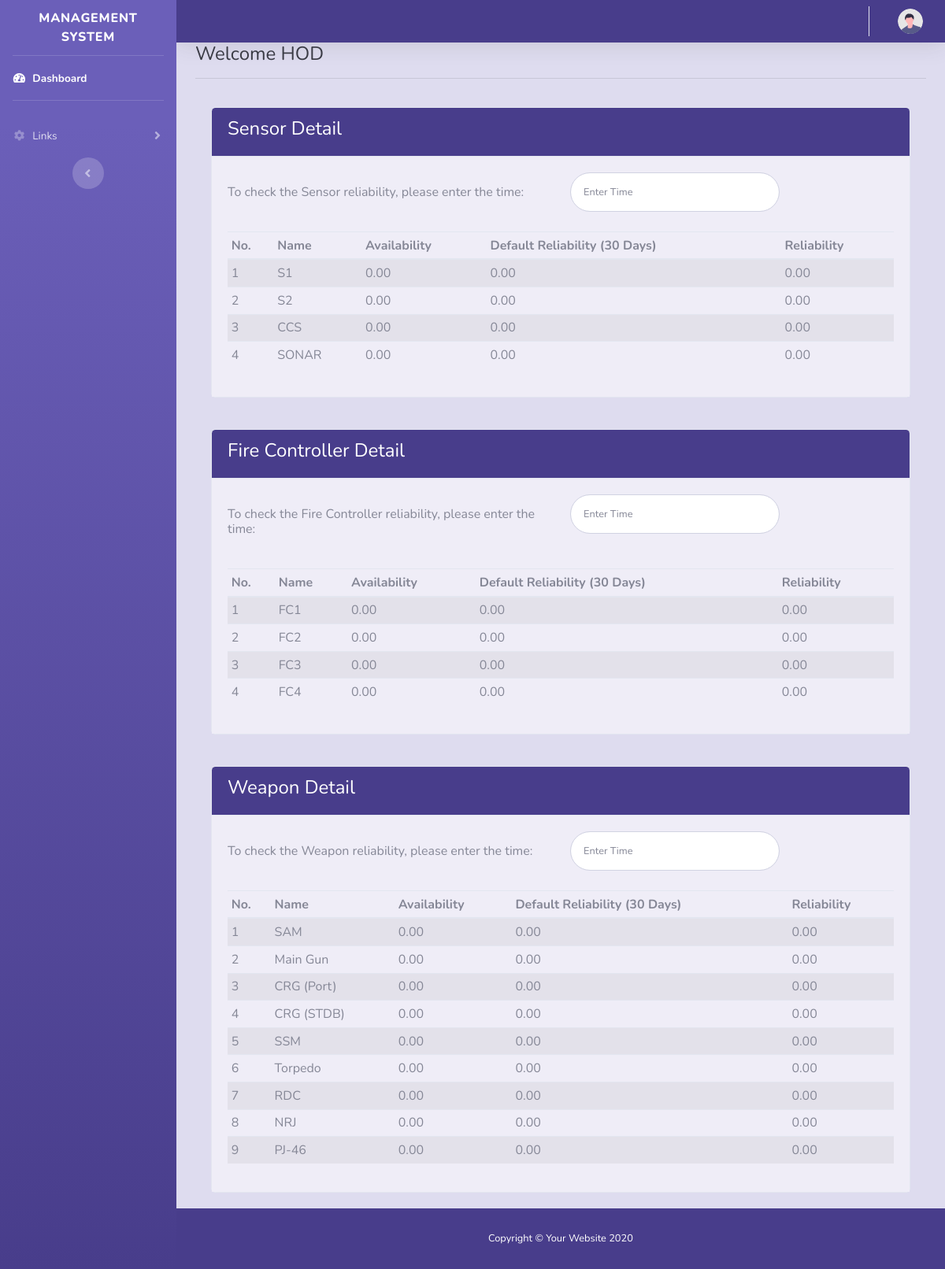
The page /index.php/hod on the database its author committed.
### tables this page shows
CREATE TABLE `controller_data` (
  `ID` bigint(20) NOT NULL,
  `Controller_type` varchar(30) NOT NULL,
  `Controller_Name` varchar(30) NOT NULL,
  `Controller_Code` varchar(30),
  `Ship_ID` varchar(30),
  `ESWB` varchar(30) NOT NULL,
  `Includes` varchar(50) DEFAULT NULL,
  `Not_Includes` varchar(50) DEFAULT NULL,
  `Associated_Equipment` varchar(50) DEFAULT NULL,
  `MTBF` decimal(8,2) DEFAULT NULL,
  `MTTR` decimal(8,2) DEFAULT NULL,
  `Availability` decimal(8,2) DEFAULT NULL,
  `Reliability` decimal(8,2) DEFAULT NULL,
  `Default_Reliability` decimal(8,2) DEFAULT 0.00,
  `Comission_date` date DEFAULT NULL,
  `Total_Equipped` int
);

### application/controllers/HOD.php (called while the page is built, shortened)
<?php if (!defined('BASEPATH')) exit('No direct script access allowed');
class HOD extends CI_Controller
{
    public function index()
    {
        $data['sensor_data'] = $this->db->where('Controller_type', 'Sensor')->get('controller_data')->result_array();
        $data['fire_controller_data'] = $this->db->where('Controller_type', 'Fire Controller')->get('controller_data')->result_array();
        $data['weapon_data'] = $this->db->where('Controller_type', 'Weapon')->get('controller_data')->result_array();
        $this->load->view('hod/hod', $data);
    }
}

### index.php (called while the page is built, shortened)
<?php
require_once BASEPATH.'core/CodeIgniter.php';

### application/views/hod/hod.php (the view, shortened to what this page needs)
<div class="container bg-custom2">
    <h1 class="h4 text-gray-900">Welcome HOD</h1>
    <hr>
    <div class="card-body">
        <div class="row">
            <div class="col-lg-12">
                <div class="card">
                    <div class="card-header bg-custom1">
                        <div class="row">
                            <div class="col-sm-7">
                                <h1 class="h4 text-white">Sensor Detail</h1>
                            </div>
                        </div>
                    </div>
                    <div class="card-body bg-custom3">
                        <form class="user" role="form" id="update_form" method="post" action="">
                            <div class="form-group row">
                                <div class="col-sm-6 my-3">
                                    <h6> To check the Sensor reliability, please enter the time: </h6>
                                </div>
                                <div class="col-sm-4">
                                    <input type="text" class="form-control form-control-user" name="time" id="sensor_time" placeholder="Enter Time">
                                </div>
                            </div>
                            <div id="table_div">
                                <?php if (isset($sensor_data)) {
                                    if (count($sensor_data) > 0) { ?>
                                        <table id="datatable" class="table table-sm table-striped bg-custom3">
                                            <thead>
                                                <tr>
                                                    <th scope="col-3">No.</th>
                                                    <th scope="col">Name</th>
                                                    <th scope="col">Availability</th>
                                                    <th scope="col">Default Reliability (30 Days)</th>
                                                    <th scope="col">Reliability</th>
                                                </tr>
                                            </thead>
                                            <tbody id="table_rows_sensor">
                                                <?php $count = 0;
                                                foreach ($sensor_data as $data) { ?>
                                                    <tr>
                                                        <td scope="row"><?= ++$count; ?></td>
                                                        <td scope="row" id="sensor_name<?= $count; ?>"><?= $data['Controller_Name']; ?></td>
                                                        <td scope="row"><?= $data['Availability']; ?></td>
                                                        <td scope="row" id="rel_sensor_def<?= $count; ?>"><?= $data['Default_Reliability']; ?></td>
                                                        <td scope="row" id="rel_sensor<?= $count; ?>"><?= $data['Reliability']; ?></td>
                                                    </tr>
                                                <?php } ?>
                                            </tbody>
                                        </table>
                                    <?php } else { ?>
                                        <div class="card-header">
                                            <h1 class="h4 text-gray-900">No records Available</h1>
                                        </div>
                                    <?php }
                                } else { ?>
                                    <a> No Record Available. </a>
                                <?php  } ?>
                            </div>
                        </form>
                    </div>
                </div>
            </div>
        </div>
    </div>
    <div class="card-body">
        <div class="row">
            <div class="col-lg-12">
                <div class="card">
                    <div class="card-header bg-custom1">
                        <h1 class="h4 text-white">Fire Controller Detail</h1>
                    </div>
                    <div class="card-body bg-custom3">
                        <form class="user" role="form" id="update_form" method="post" action="">
                            <div class="form-group row">
                                <div class="col-sm-6 my-3">
                                    <h6> To check the Fire Controller reliability, please enter the time: </h6>
                                </div>
                                <div class="col-sm-4">
                                    <input type="text" class="form-control form-control-user" name="time" id="fire_time" placeholder="Enter Time">
                                </div>
                            </div>
                            <div id="table_div">
                                <?php if (isset($fire_controller_data)) {
                                    if (count($fire_controller_data) > 0) { ?>
                                        <table id="datatable" class="table table-sm table-striped bg-custom3">
                                            <thead>
                                                <tr>
                                                    <th scope="col">No.</th>
                                                    <th scope="col">Name</th>
                                                    <th scope="col">Availability</th>
                                                    <th scope="col">Default Reliability (30 Days)</th>
                                                    <th scope="col">Reliability</th>
                                                </tr>
                                            </thead>
                                            <tbody id="table_rows_fire">
                                                <?php $count = 0;
                                                foreach ($fire_controller_data as $data) { ?>
                                                    <tr>
                                                        <td scope="row"><?= ++$count; ?></td>
                                                        <td scope="row" id="fire_name<?= $count; ?>"><?= $data['Controller_Name']; ?></td>
                                                        <td scope="row"><?= $data['Availability']; ?></td>
                                                        <td scope="row" id="rel_fire_def<?= $count; ?>"><?= $data['Default_Reliability']; ?></td>
                                                        <td scope="row" id="rel_fire<?= $count; ?>"><?= $data['Reliability']; ?></td>
                                                    </tr>
                                                <?php } ?>
                                            </tbody>
                                        </table>
                                    <?php } else { ?>
                                        <div class="card-header">
                                            <h1 class="h4 text-gray-900">No record available</h1>
                                        </div>
                                    <?php }
                                } else { ?>
                                    <a> No Record Available. </a>
                                <?php  } ?>
                            </div>
                        </form>
                    </div>
                </div>
            </div>
        </div>
    </div>
    <div class="card-body">
        <div class="row">
            <div class="col-lg-12">
                <div class="card">
                    <div class="card-header bg-custom1">
                        <h1 class="h4 text-white">Weapon Detail</h1>
                    </div>
                    <div class="card-body bg-custom3">
                        <form class="user" role="form" id="update_form" method="post" action="">
                            <div class="form-group row">
                                <div class="col-sm-6 my-3">
                                    <h6> To check the Weapon reliability, please enter the time: </h6>
                                </div>
                                <div class="col-sm-4">
                                    <input type="text" class="form-control form-control-user" name="time" id="weapon_time" placeholder="Enter Time">
                                </div>
                            </div>
                            <div id="table_div">
                                <?php if (isset($weapon_data)) {
                                    if (count($weapon_data) > 0) { ?>
                                        <table id="datatable" class="table table-sm table-striped bg-custom3">
                                            <thead>
                                                <tr>
                                                    <th scope="col">No.</th>
                                                    <th scope="col">Name</th>
                                                    <th scope="col">Availability</th>
                                                    <th scope="col">Default Reliability (30 Days)</th>
                                                    <th scope="col">Reliability</th>
                                                </tr>
                                            </thead>
                                            <tbody id="table_rows_weapon">
                                                <?php $count = 0;
                                                foreach ($weapon_data as $data) { ?>
                                                    <tr>
                                                        <td scope="row"><?= ++$count; ?></td>
                                                        <td scope="row" id="weapon_name<?= $count; ?>"><?= $data['Controller_Name']; ?></td>
                                                        <td scope="row"><?= $data['Availability']; ?></td>
                                                        <td scope="row" id="rel_weapon_def<?= $count; ?>"><?= $data['Default_Reliability']; ?></td>
                                                        <td scope="row" id="rel_weapon<?= $count; ?>"><?= $data['Reliability']; ?></td>
                                                    </tr>
                                                <?php } ?>
                                            </tbody>
                                        </table>
                                    <?php } else { ?>
                                        <div class="card-header">
                                            <h1 class="h4 text-gray-900">No record available</h1>
                                        </div>
                                    <?php }
                                } else { ?>
                                    <a> No Record Available. </a>
                                <?php  } ?>
                            </div>
                        </form>
                    </div>
                </div>
            </div>
        </div>
    </div>
</div>

### rows shown on the page
controller_data: Controller_Name "S1", Availability "0.00", Default_Reliability "0.00", Reliability "0.00"
controller_data: Controller_Name "S2", Availability "0.00", Default_Reliability "0.00", Reliability "0.00"
controller_data: Controller_Name "CCS", Availability "0.00", Default_Reliability "0.00", Reliability "0.00"
controller_data: Controller_Name "SONAR", Availability "0.00", Default_Reliability "0.00", Reliability "0.00"
controller_data: Controller_Name "FC1", Availability "0.00", Default_Reliability "0.00", Reliability "0.00"
controller_data: Controller_Name "FC2", Availability "0.00", Default_Reliability "0.00", Reliability "0.00"
controller_data: Controller_Name "FC3", Availability "0.00", Default_Reliability "0.00", Reliability "0.00"
controller_data: Controller_Name "FC4", Availability "0.00", Default_Reliability "0.00", Reliability "0.00"
controller_data: Controller_Name "SAM", Availability "0.00", Default_Reliability "0.00", Reliability "0.00"
controller_data: Controller_Name "Main Gun", Availability "0.00", Default_Reliability "0.00", Reliability "0.00"
controller_data: Controller_Name "CRG (Port)", Availability "0.00", Default_Reliability "0.00", Reliability "0.00"
controller_data: Controller_Name "CRG (STDB)", Availability "0.00", Default_Reliability "0.00", Reliability "0.00"
controller_data: Controller_Name "SSM", Availability "0.00", Default_Reliability "0.00", Reliability "0.00"
controller_data: Controller_Name "Torpedo", Availability "0.00", Default_Reliability "0.00", Reliability "0.00"
controller_data: Controller_Name "RDC", Availability "0.00", Default_Reliability "0.00", Reliability "0.00"
controller_data: Controller_Name "NRJ", Availability "0.00", Default_Reliability "0.00", Reliability "0.00"
controller_data: Controller_Name "PJ-46", Availability "0.00", Default_Reliability "0.00", Reliability "0.00"
